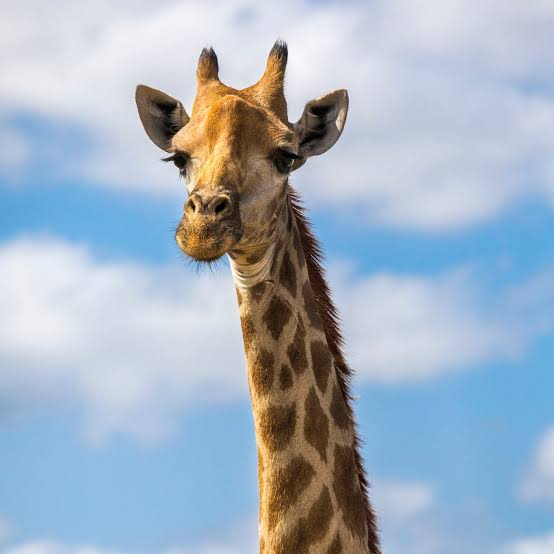
#> input picture notebooks/assets/zarrrafeh.jpg, 554 x 554 px
$ jupyter execute 03-Computer-Vision.ipynb
#> lines starting #> are read from the running program, lines starting #| are printed output that depends on the picture; after the words box and inside, x2 and y2 are one past the last pixel; in counts of white or black regions, pixels touching at a corner belong together
<div style="
    direction: rtl;
    text-align: right;
    font-family: 'Vazirmatn', 'IRANSans', sans-serif;
    max-width: 760px;
    margin: 14px auto;
    padding: 16px 18px 16px 14px;
    border-radius: 18px;
    background: #ffffff;
    border: 1px solid #e5e7eb;
    border-right: 6px solid #2563eb;
    box-shadow: 0 6px 18px rgba(0, 0, 0, 0.045);
">
  <div style="margin-left: 18px;">
    <div style="
        display: inline-block;
        font-size: 11px;
        font-weight: 700;
        color: #1d4ed8;
        background: #eff6ff;
        padding: 4px 11px;
        border-radius: 999px;
        margin-bottom: 10px;
    ">
      دوره مبانی هوش مصنوعی
    </div>
    <div style="
        font-size: 24px;
        font-weight: 900;
        color: #111827;
        line-height: 1.4;
        margin-bottom: 6px;
    ">
      مبانی بینایی کامپیوتر | Computer Vision
    </div>
    <div style="
        width: 56px;
        height: 3px;
        background: linear-gradient(90deg, #2563eb, #60a5fa);
        border-radius: 999px;
        margin-bottom: 10px;
    "></div>
    <div style="
        font-size: 15px;
        font-weight: 700;
        color: #374151;
        margin-bottom: 4px;
    ">
      دبیرستان دوره اول علامه حلی ۵ تهران
    </div>
    <div style="
        font-size: 14px;
        color: #4b5563;
        line-height: 1.7;
        margin-bottom: 10px;
    ">
    <span style="font-weight: 700; color: #111827;">پارسا صدری</span> و <span style="font-weight: 700; color: #111827;">علیرضا سپهری</span>
    </div>
    <div style="
        display: inline-block;
        font-size: 12px;
        color: #1e40af;
        background: #f0f9ff;
        padding: 4px 10px;
        border-radius: 999px;
        border: 1px solid #bae6fd;
    ">
      تابستان ۱۴۰۵
    </div>
  </div>
</div>

# آشنایی با بینایی ماشین

در این جلسه می‌خواهیم ببینیم کامپیوتر چگونه تصاویر را می‌بیند و از آن‌ها اطلاعات به دست می‌آورد.

ما در این مسیر یاد می‌گیریم:

- تصویر از چه چیزی ساخته شده است؟
- پیکسل و رنگ‌های RGB چه هستند؟
- چگونه یک تصویر رنگی را خاکستری کنیم؟
- کامپیوتر چگونه لبه‌ها و مرز اشیا را پیدا می‌کند؟
- چگونه می‌توانیم اشیای قرمز را در یک تصویر پیدا کنیم؟
- چگونه یک مدل آماده، چهره‌ها را در تصویر تشخیص می‌دهد؟

> کامپیوتر در ابتدا تصویر را مثل انسان نمی‌بیند؛ بلکه آن را به شکل مجموعه‌ای از عددها دریافت می‌کند.

از کتابخانه `opencv` برای پروژه های بینایی کامپیوتر استفاده می شود.

[cell 1]
# pip install opencv-python
import cv2
import matplotlib.pyplot as plt
import numpy as np

## 1) تصویر چیست؟

ما وقتی به یک عکس نگاه می‌کنیم، ممکن است در آن یک انسان، حیوان یا ماشین ببینیم.

اما کامپیوتر در اولین مرحله چنین مفاهیمی را نمی‌بیند. برای کامپیوتر، تصویر مجموعه‌ای بزرگ از عددهاست.

هر تصویر دیجیتال از مربع‌های بسیار کوچکی ساخته شده است. به هر مربع کوچک، **پیکسل** می‌گوییم.

هرچه تعداد پیکسل‌ها بیشتر باشد، معمولاً تصویر جزئیات بیشتری دارد.

در این بخش تصویر را وارد می‌کنیم و آن را روی صفحه نمایش می‌دهیم.

[cell 2]
img = cv2.imread('assets/zarrrafeh.jpg')
#> img is the input picture: shape (554, 554, 3); mean B, G, R 193.9, 178.3, 163.8
img = cv2.cvtColor(img, cv2.COLOR_BGR2RGB)

print(f"ابعاد تصویر: {img.shape}")
#| ابعاد تصویر: (554, 554, 3)

plt.figure(figsize=(6,6))
plt.imshow(img)
plt.axis('off')
plt.title("Zarrrafeh")
plt.show()

print("مقدار رنگ پیکسل در نقطه (100,100):", img[100, 100])
#| مقدار رنگ پیکسل در نقطه (100,100): [224 227 234]

## 2) پیکسل و رنگ RGB

در یک تصویر رنگی، هر پیکسل معمولاً با سه عدد توصیف می‌شود.

این سه عدد مربوط به سه رنگ اصلی هستند:

- `R`: مقدار قرمز یا Red
- `G`: مقدار سبز یا Green
- `B`: مقدار آبی یا Blue

به این روش نمایش رنگ، **RGB** می‌گوییم.

مقدار هر رنگ معمولاً بین `0` تا `255` است:

- `0` یعنی نبودن آن رنگ
- `255` یعنی بیشترین مقدار آن رنگ

برای مثال:
```python
[255, 0, 0]

[0, 255, 0]      # سبز
[0, 0, 255]      # آبی
[0, 0, 0]        # سیاه
[255, 255, 255]  # سفید

## 3) بزرگ‌نمایی پیکسل‌ها

پیکسل‌ها در یک تصویر معمولی آن‌قدر کوچک هستند که با چشم دیده نمی‌شوند.

اگر بخشی از تصویر را بزرگ کنیم، می‌توانیم ساختار مربعی پیکسل‌ها را بهتر ببینیم.

هر پیکسل یک موقعیت در تصویر دارد و مقدارهای رنگی مخصوص خودش را نگه می‌دارد.

پس می‌توانیم تصویر را مانند یک جدول بزرگ تصور کنیم:

- ردیف‌ها، موقعیت عمودی پیکسل‌ها هستند.
- ستون‌ها، موقعیت افقی پیکسل‌ها هستند.
- مقدار هر خانه، رنگ آن پیکسل را مشخص می‌کند.

[cell 3]
import cv2
import matplotlib.pyplot as plt

img_bgr = cv2.imread('assets/zarrrafeh.jpg')

img = cv2.cvtColor(img_bgr, cv2.COLOR_BGR2RGB)

height, width, _ = img.shape
#> height = 554; width = 554
center_y, center_x = height // 2, width // 2
#> center_y = 277; center_x = 277

size = 10
cropped_area = img[center_y - size : center_y + size, center_x - size : center_x + size]
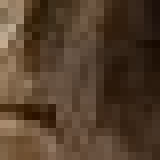
#> cropped_area: shape (20, 20, 3) (shown 8 times larger); mean R, G, B 83.7, 62.7, 44
plt.figure(figsize=(12, 6))

plt.subplot(1, 2, 1)
plt.imshow(img)
rect = plt.Rectangle((center_x - size, center_y - size), size*2, size*2, edgecolor='red', facecolor='none', linewidth=2)
plt.gca().add_patch(rect)
plt.title("Zarrrafeh")
plt.axis('off')

plt.subplot(1, 2, 2)
plt.imshow(cropped_area, interpolation='nearest')
plt.title("Zoom (20px * 20px)")

plt.grid(color='white', linestyle='-', linewidth=0.5)
plt.xticks(range(size*2))
plt.yticks(range(size*2))
plt.tight_layout()
plt.show()
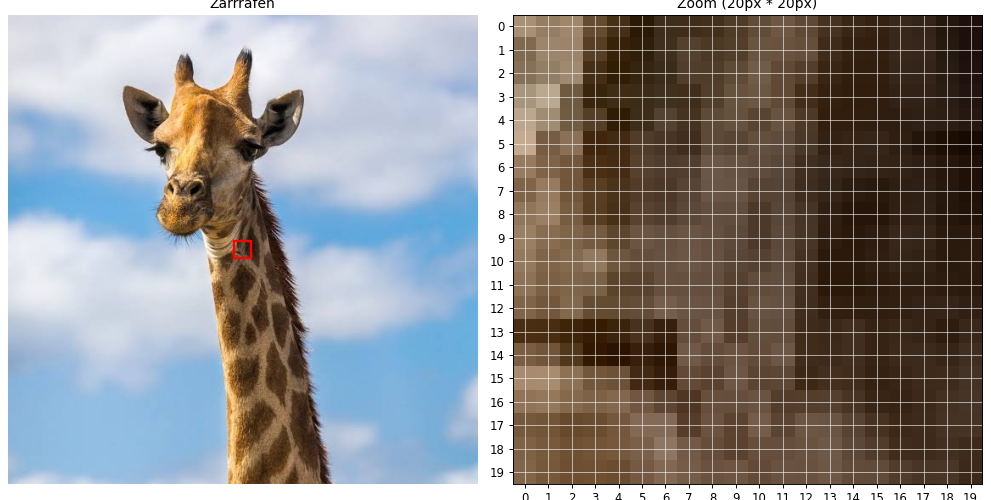
#> figure drawn by matplotlib, 2 panels

## 4) تبدیل تصویر رنگی به خاکستری

در تصویر رنگی، هر پیکسل با سه مقدار رنگی توصیف می‌شود.

اما در تصویر خاکستری، برای هر پیکسل فقط یک مقدار روشنایی داریم:

- مقدار نزدیک به `0`: تیره یا سیاه
- مقدار نزدیک به `255`: روشن یا سفید
- مقدارهای بین این دو: طیف‌های مختلف خاکستری

با تبدیل تصویر به خاکستری، اطلاعات مربوط به رنگ حذف می‌شود؛ اما شکل کلی و بسیاری از جزئیات تصویر باقی می‌ماند.

این کار در بسیاری از پروژه‌های بینایی ماشین مفید است، چون پردازش یک مقدار برای هر پیکسل ساده‌تر از پردازش سه مقدار است.

در خروجی زیر، تصویر رنگی و همان تصویر در حالت خاکستری را با هم مقایسه می‌کنیم.

[cell 4]
gray_img = cv2.cvtColor(img, cv2.COLOR_RGB2GRAY)
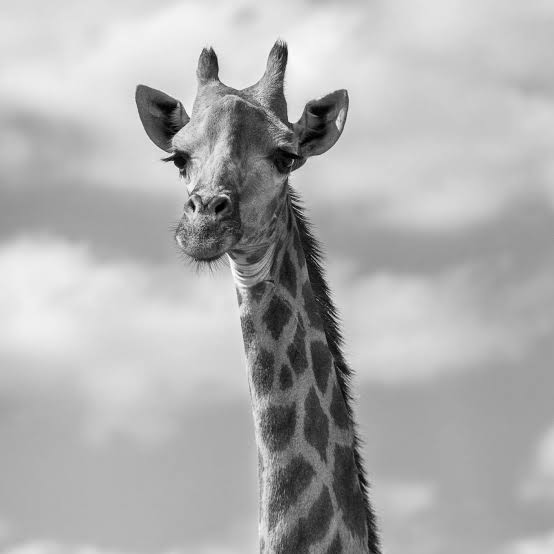
#> gray_img: shape (554, 554); min 0, max 255, mean 175.8

plt.figure(figsize=(10,5))

plt.subplot(1, 2, 1)
plt.imshow(img)
plt.title("Main Colors")
plt.axis('off')

plt.subplot(1, 2, 2)
plt.imshow(gray_img, cmap='gray')
plt.title("Grayscale")
plt.axis('off')

plt.show()
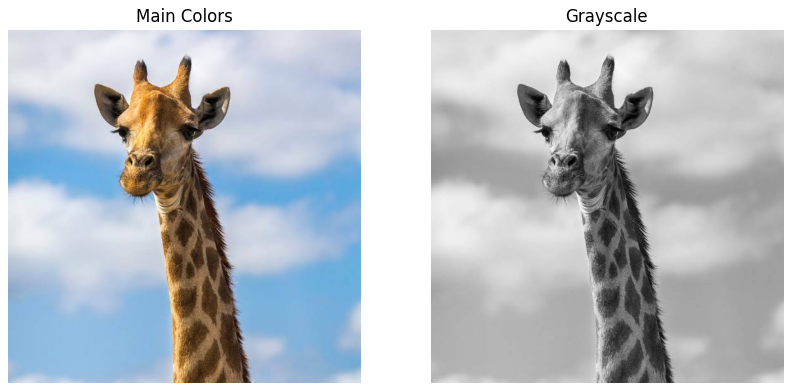
#> figure drawn by matplotlib, 2 panels

## 5) مات یا محو کردن تصویر

گاهی یک تصویر دارای نویز است؛ یعنی نقاط یا تغییرات کوچک و ناخواسته‌ای در آن دیده می‌شود.

برای کاهش این نویزها می‌توانیم تصویر را کمی مات یا محو کنیم. به این کار **Blur** می‌گوییم.

در این مرحله، هر پیکسل با توجه به پیکسل‌های اطرافش کمی تغییر می‌کند. در نتیجه تغییرات خیلی کوچک کمتر دیده می‌شوند.

Blur می‌تواند به کامپیوتر کمک کند تا به جای توجه به جزئیات بی‌اهمیت، شکل‌های اصلی تصویر را بهتر بررسی کند.

البته اگر تصویر را بیش از حد مات کنیم، جزئیات مهم آن نیز از بین می‌روند.

## 6) تشخیص لبه‌ها

لبه یا Edge، قسمتی از تصویر است که در آن رنگ یا روشنایی به‌سرعت تغییر می‌کند.

برای مثال، مرز بین یک جسم و پس‌زمینه معمولاً یک لبه است.

انسان‌ها با نگاه کردن به لبه‌ها می‌توانند شکل اشیا را تشخیص دهند. کامپیوتر نیز می‌تواند با بررسی تغییرات روشنایی، بعضی از این لبه‌ها را پیدا کند.

در این بخش از روش **Canny** استفاده می‌کنیم.

خروجی معمولاً شبیه یک نقاشی دورخطی است:

- قسمت‌های سفید، لبه‌های پیدا شده هستند.
- قسمت‌های سیاه، بخش‌هایی هستند که لبهٔ مشخصی در آن‌ها پیدا نشده است.

> تشخیص لبه به معنی فهم کامل تصویر نیست؛ فقط مرزها و تغییرات مهم تصویر را پیدا می‌کند.

[cell 5]
edges = cv2.Canny(gray_img, 100, 200)
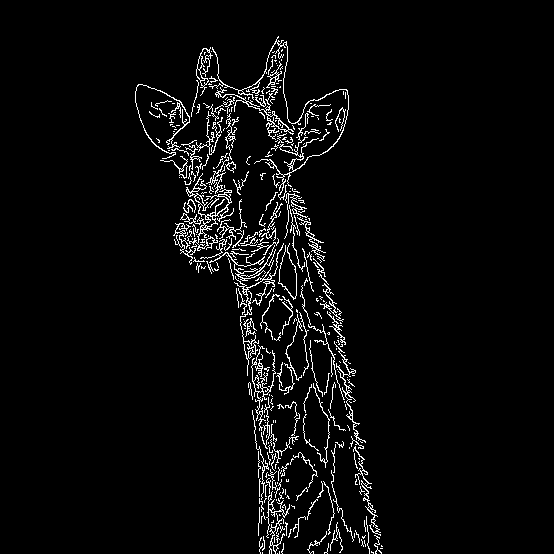
#> edges: shape (554, 554); 3.8% white in thin lines or dots, all inside (x1, y1, x2, y2) = (135, 36, 383, 554)

plt.figure(figsize=(10,5))
plt.imshow(edges, cmap='gray')
plt.title("Edges with Canny Algorithm")
plt.axis('off')
plt.show()

## 7) پیدا کردن اشیای قرمز

حالا می‌خواهیم یک قانون ساده برای کامپیوتر تعریف کنیم:

> هر پیکسلی که قرمز است پیدا کن و بقیهٔ پیکسل‌ها را کنار بگذار.

برای این کار ابتدا تصویر را به فضای رنگی **HSV** تبدیل می‌کنیم.

در HSV:

- `H` یا Hue نوع رنگ را مشخص می‌کند؛ مثلاً قرمز یا آبی
- `S` یا Saturation میزان خلوص و شدت رنگ را مشخص می‌کند
- `V` یا Value میزان روشنایی رنگ را مشخص می‌کند

برای تشخیص قرمز، محدوده‌ای از این سه مقدار تعریف می‌کنیم.

در OpenCV، رنگ قرمز در دو بخش از محدودهٔ Hue قرار دارد. به همین دلیل دو ماسک می‌سازیم و سپس آن‌ها را با هم ترکیب می‌کنیم.

ماسک مانند یک فیلتر سیاه‌وسفید است:

- سفید: پیکسلی که احتمالاً قرمز است
- سیاه: پیکسلی که قرمز نیست

در پایان، ماسک را روی تصویر اصلی اعمال می‌کنیم تا فقط قسمت‌های قرمز باقی بمانند.

[cell 6]
red_img = cv2.imread('assets/apple.jpg')
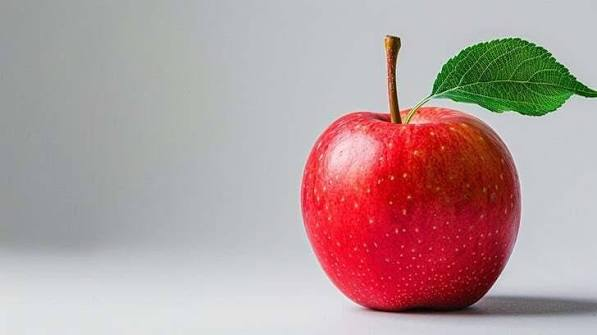
#> input picture notebooks/assets/apple.jpg, 597 x 335 px
#> red_img is the input picture: shape (335, 597, 3); mean B, G, R 157.6, 156.7, 180
red_img = cv2.cvtColor(red_img, cv2.COLOR_BGR2RGB)
hsv_img = cv2.cvtColor(red_img, cv2.COLOR_RGB2HSV)
#> hsv_img: shape (335, 597, 3); mean H, S, V 102.1, 54.4, 187.4

lower_red_1 = np.array([0, 30, 20])
upper_red_1 = np.array([20, 255, 255])

lower_red_2 = np.array([165, 30, 20])
upper_red_2 = np.array([179, 255, 255])

mask_1 = cv2.inRange(hsv_img, lower_red_1, upper_red_1)
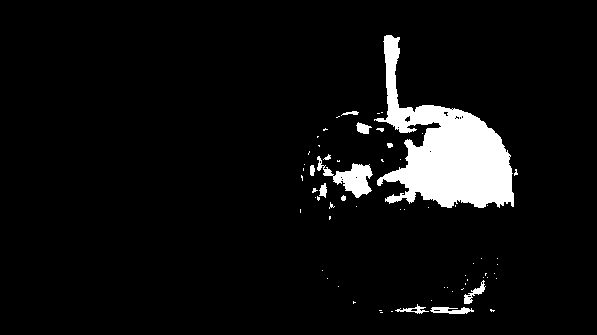
#> mask_1: shape (335, 597); 6.2% white; 65 white regions (52 under 20 px), largest, box (x1, y1, x2, y2) and area: (374, 35, 514, 208) 10376, (317, 156, 373, 198) 923, (430, 307, 474, 314) 209
mask_2 = cv2.inRange(hsv_img, lower_red_2, upper_red_2)
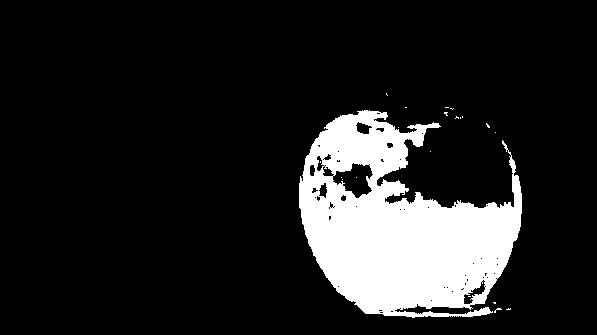
#> mask_2: shape (335, 597); 13.7% white; 21 white regions (20 under 20 px), largest, box (x1, y1, x2, y2) and area: (299, 110, 522, 318) 27389

mask = cv2.bitwise_or(mask_1, mask_2)
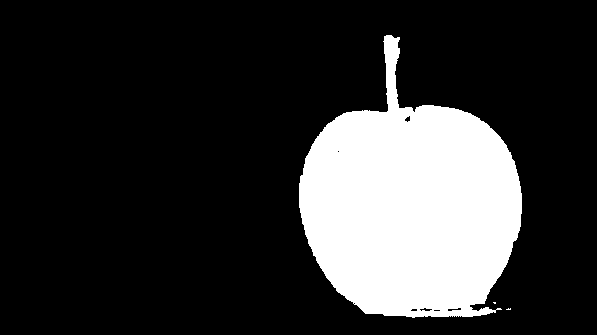
#> mask: shape (335, 597); 19.9% white; 3 white regions (2 under 20 px), largest, box (x1, y1, x2, y2) and area: (299, 35, 522, 318) 39805

plt.figure(figsize=(12,4))
plt.subplot(1, 2, 1)
plt.imshow(red_img)
plt.title("Apple")
plt.axis('off')

plt.subplot(1, 2, 2)
plt.imshow(mask, cmap='gray')
plt.title("Reds")
plt.axis('off')
plt.show()
